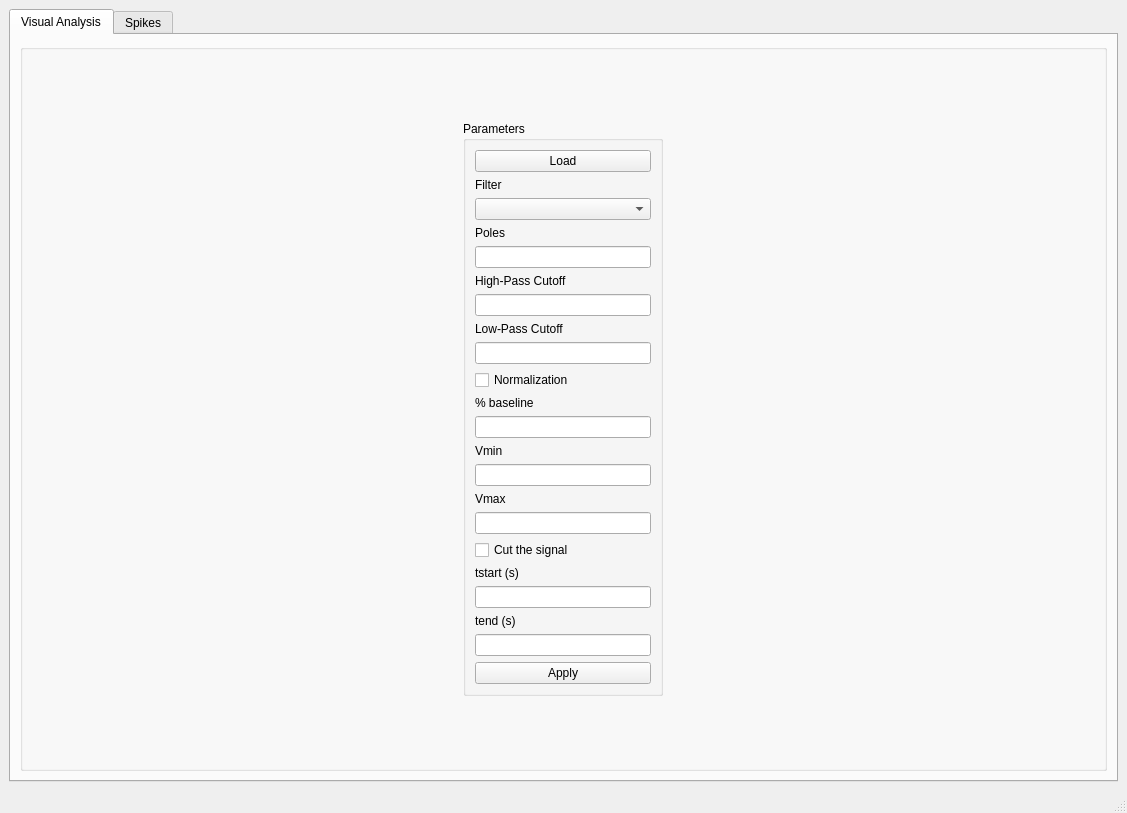
<?xml version="1.0" encoding="UTF-8"?>
<ui version="4.0">
 <class>MainWindow</class>
 <widget class="QMainWindow" name="MainWindow">
  <property name="geometry">
   <rect>
    <x>0</x>
    <y>0</y>
    <width>1127</width>
    <height>813</height>
   </rect>
  </property>
  <property name="windowTitle">
   <string>MainWindow</string>
  </property>
  <widget class="QWidget" name="centralwidget">
   <layout class="QGridLayout" name="gridLayout_3">
    <item row="0" column="1">
     <widget class="QTabWidget" name="tabWidget">
      <property name="currentIndex">
       <number>0</number>
      </property>
      <widget class="QWidget" name="tab">
       <attribute name="title">
        <string>Visual Analysis</string>
       </attribute>
       <layout class="QGridLayout" name="gridLayout">
        <item row="0" column="0">
         <widget class="QGroupBox" name="groupBox">
          <property name="title">
           <string/>
          </property>
          <layout class="QGridLayout" name="gridLayout_4">
           <item row="0" column="0">
            <layout class="QHBoxLayout" name="horizontalLayout_3">
             <item>
              <widget class="QGroupBox" name="gbParameters">
               <property name="maximumSize">
                <size>
                 <width>200</width>
                 <height>700</height>
                </size>
               </property>
               <property name="title">
                <string>Parameters</string>
               </property>
               <layout class="QGridLayout" name="gridLayout_2">
                <item row="0" column="0">
                 <layout class="QVBoxLayout" name="verticalLayout_2">
                  <item>
                   <widget class="QPushButton" name="btnLoadSignal">
                    <property name="maximumSize">
                     <size>
                      <width>200</width>
                      <height>16777215</height>
                     </size>
                    </property>
                    <property name="text">
                     <string>Load</string>
                    </property>
                   </widget>
                  </item>
                  <item>
                   <widget class="QLabel" name="label_3">
                    <property name="maximumSize">
                     <size>
                      <width>200</width>
                      <height>16777215</height>
                     </size>
                    </property>
                    <property name="text">
                     <string>Filter</string>
                    </property>
                   </widget>
                  </item>
                  <item>
                   <widget class="QComboBox" name="cbFilter">
                    <property name="maximumSize">
                     <size>
                      <width>200</width>
                      <height>16777215</height>
                     </size>
                    </property>
                   </widget>
                  </item>
                  <item>
                   <widget class="QLabel" name="label">
                    <property name="maximumSize">
                     <size>
                      <width>200</width>
                      <height>16777215</height>
                     </size>
                    </property>
                    <property name="text">
                     <string>Poles</string>
                    </property>
                   </widget>
                  </item>
                  <item>
                   <widget class="QLineEdit" name="tbPoles">
                    <property name="maximumSize">
                     <size>
                      <width>200</width>
                      <height>16777215</height>
                     </size>
                    </property>
                   </widget>
                  </item>
                  <item>
                   <widget class="QLabel" name="label_2">
                    <property name="maximumSize">
                     <size>
                      <width>200</width>
                      <height>16777215</height>
                     </size>
                    </property>
                    <property name="text">
                     <string>High-Pass Cutoff</string>
                    </property>
                   </widget>
                  </item>
                  <item>
                   <widget class="QLineEdit" name="tbHighPass"/>
                  </item>
                  <item>
                   <widget class="QLabel" name="label_4">
                    <property name="maximumSize">
                     <size>
                      <width>200</width>
                      <height>16777215</height>
                     </size>
                    </property>
                    <property name="text">
                     <string>Low-Pass Cutoff</string>
                    </property>
                   </widget>
                  </item>
                  <item>
                   <widget class="QLineEdit" name="tbLowPass"/>
                  </item>
                  <item>
                   <widget class="QCheckBox" name="chNormalize">
                    <property name="text">
                     <string>Normalization</string>
                    </property>
                   </widget>
                  </item>
                  <item>
                   <widget class="QLabel" name="label_8">
                    <property name="maximumSize">
                     <size>
                      <width>200</width>
                      <height>16777215</height>
                     </size>
                    </property>
                    <property name="text">
                     <string>% baseline</string>
                    </property>
                   </widget>
                  </item>
                  <item>
                   <widget class="QLineEdit" name="tbBaseline">
                    <property name="maximumSize">
                     <size>
                      <width>200</width>
                      <height>16777215</height>
                     </size>
                    </property>
                   </widget>
                  </item>
                  <item>
                   <widget class="QLabel" name="label_6">
                    <property name="maximumSize">
                     <size>
                      <width>200</width>
                      <height>16777215</height>
                     </size>
                    </property>
                    <property name="text">
                     <string>Vmin</string>
                    </property>
                   </widget>
                  </item>
                  <item>
                   <widget class="QLineEdit" name="tbVmin">
                    <property name="maximumSize">
                     <size>
                      <width>200</width>
                      <height>16777215</height>
                     </size>
                    </property>
                   </widget>
                  </item>
                  <item>
                   <widget class="QLabel" name="label_7">
                    <property name="maximumSize">
                     <size>
                      <width>200</width>
                      <height>16777215</height>
                     </size>
                    </property>
                    <property name="text">
                     <string>Vmax</string>
                    </property>
                   </widget>
                  </item>
                  <item>
                   <widget class="QLineEdit" name="tbVmax">
                    <property name="maximumSize">
                     <size>
                      <width>200</width>
                      <height>16777215</height>
                     </size>
                    </property>
                   </widget>
                  </item>
                  <item>
                   <widget class="QCheckBox" name="chCut">
                    <property name="text">
                     <string>Cut the signal</string>
                    </property>
                   </widget>
                  </item>
                  <item>
                   <widget class="QLabel" name="label_10">
                    <property name="maximumSize">
                     <size>
                      <width>200</width>
                      <height>16777215</height>
                     </size>
                    </property>
                    <property name="text">
                     <string>tstart (s)</string>
                    </property>
                   </widget>
                  </item>
                  <item>
                   <widget class="QLineEdit" name="tbTstart">
                    <property name="maximumSize">
                     <size>
                      <width>200</width>
                      <height>16777215</height>
                     </size>
                    </property>
                   </widget>
                  </item>
                  <item>
                   <widget class="QLabel" name="label_11">
                    <property name="maximumSize">
                     <size>
                      <width>200</width>
                      <height>16777215</height>
                     </size>
                    </property>
                    <property name="text">
                     <string>tend (s)</string>
                    </property>
                   </widget>
                  </item>
                  <item>
                   <widget class="QLineEdit" name="tbTend">
                    <property name="maximumSize">
                     <size>
                      <width>200</width>
                      <height>16777215</height>
                     </size>
                    </property>
                   </widget>
                  </item>
                  <item>
                   <widget class="QPushButton" name="btnApply">
                    <property name="maximumSize">
                     <size>
                      <width>200</width>
                      <height>16777215</height>
                     </size>
                    </property>
                    <property name="text">
                     <string>Apply</string>
                    </property>
                   </widget>
                  </item>
                 </layout>
                </item>
               </layout>
              </widget>
             </item>
             <item>
              <layout class="QVBoxLayout" name="vlayoutSignal"/>
             </item>
            </layout>
           </item>
          </layout>
         </widget>
        </item>
       </layout>
      </widget>
      <widget class="QWidget" name="tab_2">
       <attribute name="title">
        <string>Spikes</string>
       </attribute>
       <layout class="QGridLayout" name="gridLayout_6">
        <item row="0" column="0">
         <layout class="QHBoxLayout" name="horizontalLayout_4">
          <item>
           <widget class="QGroupBox" name="groupBox_2">
            <property name="maximumSize">
             <size>
              <width>180</width>
              <height>500</height>
             </size>
            </property>
            <property name="title">
             <string>Izhikevich Model</string>
            </property>
            <layout class="QGridLayout" name="gridLayout_5">
             <item row="11" column="0">
              <widget class="QPushButton" name="btnRun">
               <property name="text">
                <string>Run</string>
               </property>
              </widget>
             </item>
             <item row="0" column="0">
              <widget class="QLabel" name="label_5">
               <property name="text">
                <string>a</string>
               </property>
              </widget>
             </item>
             <item row="13" column="0">
              <widget class="QComboBox" name="cbPlot1"/>
             </item>
             <item row="14" column="0">
              <widget class="QLabel" name="label_16">
               <property name="text">
                <string>Plot 2</string>
               </property>
              </widget>
             </item>
             <item row="1" column="0">
              <widget class="QLineEdit" name="tbIza">
               <property name="text">
                <string>0.02</string>
               </property>
              </widget>
             </item>
             <item row="3" column="0">
              <widget class="QLineEdit" name="tbIzb">
               <property name="text">
                <string>0.2</string>
               </property>
              </widget>
             </item>
             <item row="12" column="0">
              <widget class="QLabel" name="label_15">
               <property name="text">
                <string>Plot 1</string>
               </property>
              </widget>
             </item>
             <item row="15" column="0">
              <widget class="QComboBox" name="cbPlot2"/>
             </item>
             <item row="2" column="0">
              <widget class="QLabel" name="label_9">
               <property name="text">
                <string>b</string>
               </property>
              </widget>
             </item>
             <item row="5" column="0">
              <widget class="QLineEdit" name="tbIzc">
               <property name="text">
                <string>-65</string>
               </property>
              </widget>
             </item>
             <item row="6" column="0">
              <widget class="QLabel" name="label_13">
               <property name="text">
                <string>d</string>
               </property>
              </widget>
             </item>
             <item row="7" column="0">
              <widget class="QLineEdit" name="tbIzd">
               <property name="text">
                <string>2</string>
               </property>
              </widget>
             </item>
             <item row="8" column="0">
              <widget class="QLabel" name="label_14">
               <property name="text">
                <string>Gain Factor</string>
               </property>
              </widget>
             </item>
             <item row="9" column="0">
              <widget class="QLineEdit" name="tbGain">
               <property name="text">
                <string>30</string>
               </property>
              </widget>
             </item>
             <item row="4" column="0">
              <widget class="QLabel" name="label_12">
               <property name="text">
                <string>c</string>
               </property>
              </widget>
             </item>
             <item row="10" column="0">
              <widget class="QCheckBox" name="chIzNormalize">
               <property name="text">
                <string>Normalization</string>
               </property>
              </widget>
             </item>
            </layout>
           </widget>
          </item>
          <item>
           <layout class="QVBoxLayout" name="vlayoutSpikes"/>
          </item>
         </layout>
        </item>
       </layout>
      </widget>
     </widget>
    </item>
   </layout>
  </widget>
  <widget class="QMenuBar" name="menubar">
   <property name="geometry">
    <rect>
     <x>0</x>
     <y>0</y>
     <width>1127</width>
     <height>25</height>
    </rect>
   </property>
  </widget>
  <widget class="QStatusBar" name="statusbar"/>
 </widget>
 <resources/>
 <connections/>
</ui>
